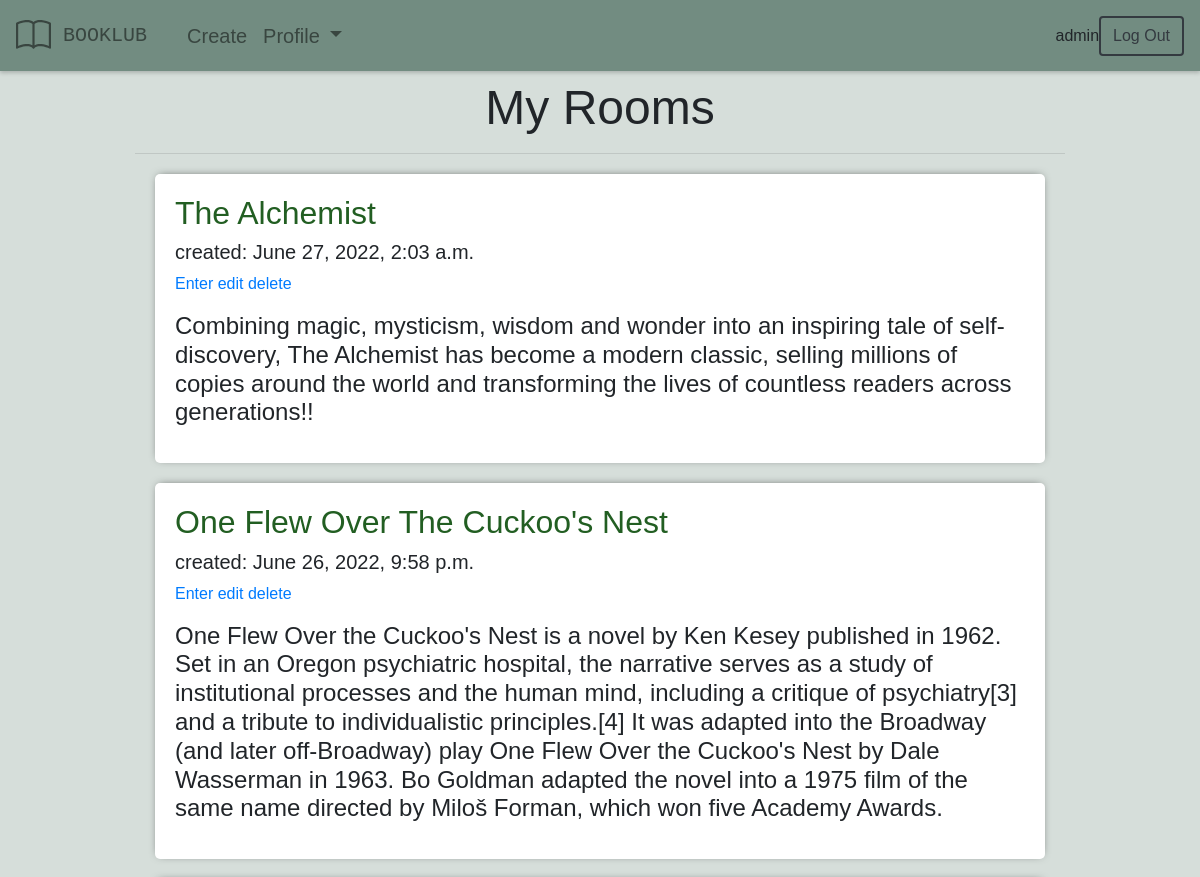
The app's page /my-rooms (signed in, upper part), older data.
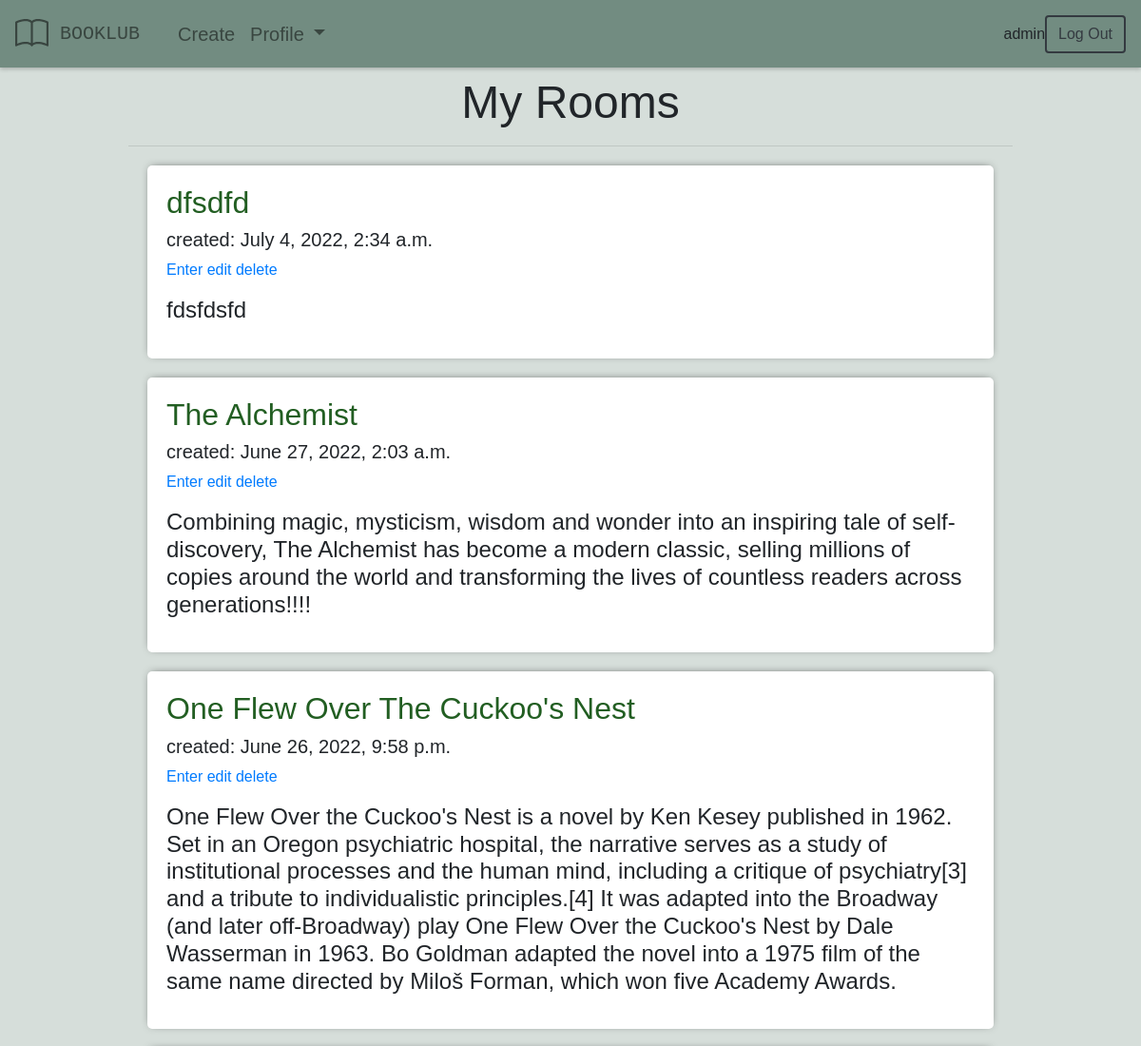
The same page, newer data.
### backend/models.py (models this page shows, shortened)
class Room(models.Model):
    host = models.ForeignKey(User, on_delete=models.CASCADE)
    name = models.CharField(max_length=255)
    description = models.TextField(null=True)
    date_created = models.DateTimeField(default=datetime.datetime.now)
    class Meta:
        ordering = ['-date_created',]

### backend/views.py (the view)
# urls.py: path('my-rooms', myRooms.as_view(), name='my-rooms'),
class myRooms(LoginRequiredMixin, ListView):
    template_name = 'backend/my-rooms.html'
    model = models.Room
    context_object_name = 'rooms'
    def get_context_data(self,**kwargs):
        context = super().get_context_data(**kwargs)
        context['rooms']= context['rooms'].filter(host=self.request.user)
        return context

### backend/templates/backend/my-rooms.html
{% extends 'index.html' %}
{% block page %}
<div class="bg-container-custom">
    <div class="container-fluid center-column-home">
        <h1 class="text-center mt-2 mb-2">My Rooms</h1>
        <hr>
        {% for room in rooms %}
            <div class="item-row">
                <h2 style="color: var(--dark-text);">{{ room.name }}</h2>
                <h5>created: {{ room.date_created }}</h5>
                <a href="{% url 'chat-room' room.id %}">Enter</a>
                <a href="{% url 'edit-room' room.id %}">edit</a>
                <a href="{% url 'delete-room' room.id %}">delete</a>
                <h4 class="pt-3">{{ room.description|linebreaks }}</h4>
            </div>
        {% endfor %}
    </div>
</div>
{% endblock page %}

Row changes from the older to the newer data that the page shows:
added Room: name "dfsdfd", date_created "July 4, 2022, 2:34 a.m.", description "fdsfdsfd"
changed Room "The Alchemist": description "…of countless readers across generations!!" → "…of countless readers across generations!!!!"
